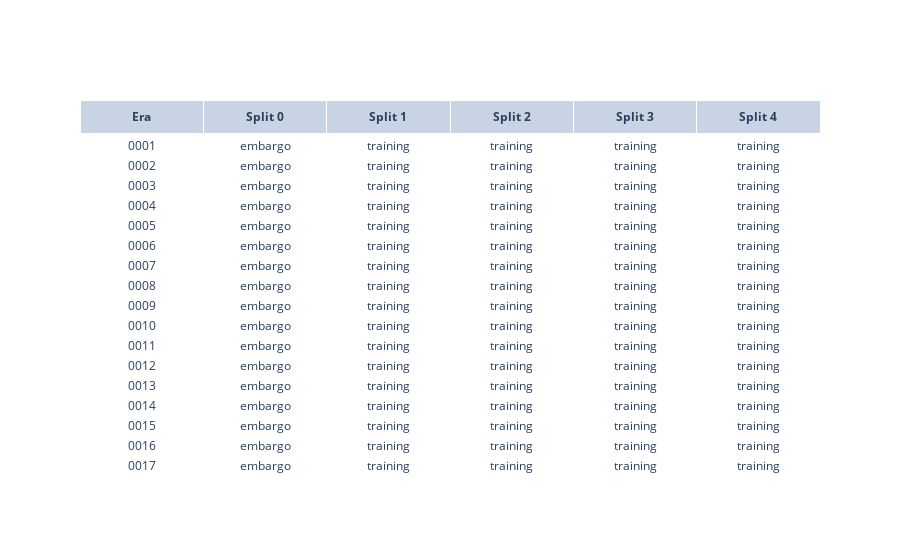

Notebook code cell kept with this figure:
### Code cell
# plot splits_df with plotly
from plotly.colors import n_colors

splits = [s for s in splits_df.columns.tolist() if "split" in s]
fig = go.Figure(data=[go.Table(
    header=dict(values=["<b>Era<b>"] + ['<b>Split {}<b>'.format(i) for i in range(NUM_FOLDS)]),
    cells=dict(values=[eras] + [splits_df['split_{}'.format(i)] for i in range(NUM_FOLDS)],
        # colors=['#FF0000', '#00FF00', '#0000FF'],
        fill_color = [
            '#FF0000' if "embargo" in splits_df['split_{}'.format(i)] else '#FFFFFF' 
            for i in range(NUM_FOLDS)
        ],
        align='center',
    ))
])

fig.show()

### Figure 1 — Plotly figure (JSON) as saved in the notebook; plotly's stock layout.template omitted (floating-point values rounded to 4 significant figures; data arrays with more than 128 entries replaced by an {"elided": "..."} marker saying what was removed)
{"data": [{"cells": {"align": "center", "fill": {"color": ["#FFFFFF", "#FFFFFF", "#FFFFFF", "#FFFFFF", "#FFFFFF"]}, "values": {"elided": "6x574 str values"}}, "header": {"values": ["<b>Era<b>", "<b>Split 0<b>", "<b>Split 1<b>", "<b>Split 2<b>", "<b>Split 3<b>", "<b>Split 4<b>"]}, "type": "table"}], "layout": {}}
